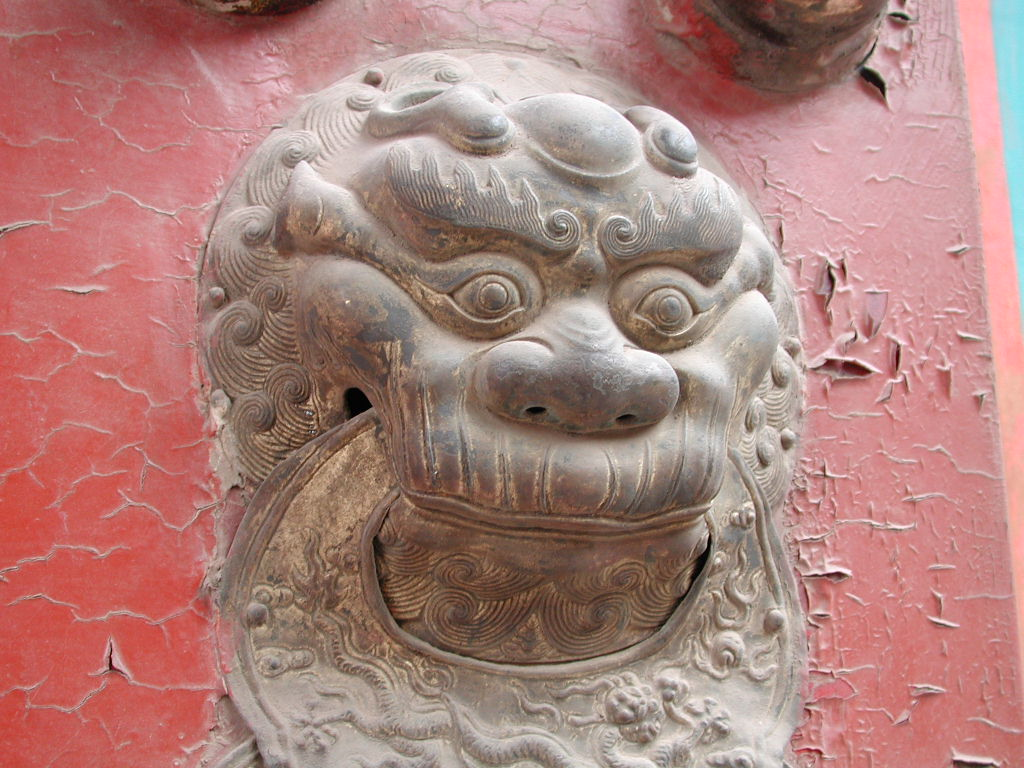
#> input picture Harris/1.JPG, 1024 x 768 px
$ python harris_match.py
#> lines starting #> are read from the running program, lines starting #| are printed output that depends on the picture; after the words box and inside, x2 and y2 are one past the last pixel; in counts of white or black regions, pixels touching at a corner belong together
### Harris/Harris.py
# -*- coding: utf-8 -*-
"""
*Harris角点检测代码，不用OpenCV
*创建于2016.3.27
*作者：Mark
"""
import numpy
import matplotlib.pyplot as plt
import scipy.ndimage.filters as filters

def Compute_Harris_Response(img, sigma=3):
    """对一副灰度图像，返回每个像素值表示Harris角点检测器响应函数值的图像"""
    # 计算导数：
    imx = numpy.zeros(img.shape)
    filters.gaussian_filter(img, (sigma, sigma), (0, 1), imx)
    imy = numpy.zeros(img.shape)
    filters.gaussian_filter(img, (sigma, sigma), (1, 0), imy)

    # 计算Harris矩阵的分量:
    Wxx = filters.gaussian_filter(imx*imx, sigma)
    Wxy = filters.gaussian_filter(imx*imy, sigma)
    Wyy = filters.gaussian_filter(imy*imy, sigma)

    # 计算特征值和迹:
    Wdet = Wxx * Wyy - Wxy * 2
    Wtr = Wxx + Wyy

    return Wdet/Wtr

def Get_Harris_Points(Harris_img, min_dist=10, threshold=0.1, maxnum = 100):
    """ 从Harris图像中返回角点,
    *　min_dist为分割角点和图像边界的最小像素数目
    *　maxnum是返回的最大数目
    """
    # 寻找高于阈值的候选角点：
    corner_threshold = Harris_img.max() * threshold
    Harris_img_T = (Harris_img > corner_threshold) * 1
    #得到候选角点的坐标:
    coords = numpy.array(Harris_img_T.nonzero()).T
    #得到Harris响应值：
    Candidate_Value = [Harris_img[c[0], c[1]] for c in coords]
    # 对候选点按照响应值排序
    index = numpy.argsort(Candidate_Value)

    if index.size > maxnum:
        index = index[:maxnum]

    # 将可行点的位置保存到数组当中
    Allowed_locations = numpy.zeros(Harris_img.shape, dtype=numpy.uint8)
    Allowed_locations[min_dist:-min_dist, min_dist:-min_dist] = 1  # 这一句是圈出一圈限定范围

    # 按照最小距离原则选择最佳的Harris点
    filtered_coords = []
    for i in index:
        if Allowed_locations[coords[i, 0], coords[i, 1]] == 1:
            filtered_coords.append(coords[i])
            Allowed_locations[(coords[i, 0]-min_dist):(coords[i, 0]+min_dist),
            (coords[i, 0]-min_dist):(coords[i, 0]+min_dist)] = 0
    return filtered_coords

# [7 lines left out: function Plot_harris_points, not called in this run]

def get_descriptors(image, filtered_coords, wid=5):
  """
     *对于每个返回的点，返回点周围2*wid+1个像素的值
     *该函数创建检测出的Harris角点的特征描述子
     *图像块长度需要是奇数大小
  """
  num = filtered_coords.shape[0]  # 对应的点的个数,每个元素是一个坐标
  desc = numpy.zeros((num, (2*wid+1)**2), dtype=numpy.uint8)  # 每一个元素是一个像素值
  for i in range(num):
      coord = filtered_coords[i, :]
      desc[i, :] = image[coord[0]-wid:coord[0]+wid+1,  # 这里将当前点的邻域抽成了一个向量
                         coord[1]-wid:coord[1]+wid+1].flatten()
  return desc

def ncc(patch1, patch2):
  """返回两幅图片之间归一化的互相关"""
  d1 = (patch1 - numpy.mean(patch1)) / numpy.std(patch1)
  d2 = (patch2 - numpy.mean(patch2)) / numpy.std(patch2)
  return numpy.sum(d1 * d2) / (len(patch1) - 1)

def match(desc1, desc2, threshold=0.5):
    """对于第一幅图像中的每个角点描述子,使用归一化互相关，选取它在第二副图像中的匹配角点"""
    d = -numpy.ones((len(desc1), len(desc2)))  # 点对的距离
    for i in range(len(desc1)):
        for j in range(len(desc2)):
          ncc_value = ncc(desc1[i], desc2[j])
          if ncc_value > threshold:
              d[i, j] = ncc_value
    ndx = numpy.argsort(-d)
    return ndx[:, 0]

def match_twosided(desc1, desc2, threshold=0.5):
    """为获得更稳定的匹配，两幅图相互匹配，然后过滤掉两种方法中都不是最好的匹配"""
    matches_12 = match(desc1, desc2, threshold)
    matches_21 = match(desc2, desc1, threshold)

    ndx_12 = numpy.where(matches_12 >= 0)[0]
    # 去除非对称的匹配
    for n in ndx_12:
        if matches_21[matches_12[n]] != n:
            matches_12[n] = -1
    return matches_12

def appendimages(im1, im2):
    """返回将两幅图并排拼成的一幅新图像"""
    # 选取具有最少行数的图像,然后填充足够的空行
    rows1 = im1.shape[0]
    rows2 = im2.shape[0]
    # 这一步防止两幅图像大小不同
    if rows1 < rows2:
        im1 = numpy.concatenate((im1, numpy.zeros((rows2-rows1, im1.shape[1]))), axis=0)
    elif rows1 > rows2:
        im2 = numpy.concatenate((im2, numpy.zeros((rows1-rows2, im2.shape[1]))), axis=0)
    return numpy.concatenate((im1, im2), axis=1)

def plot_matches(im1, im2, locs1, locs2, matchscores, show_below=True):
    """显示一幅带有连接匹配连线的图像"""
    '''
    参数：
        *im1,　im2: 数组图像
        *locs1, locs2: 特征位置
        *matchscores: match(*)的输出
        *show_below: 如果图像应该显示在匹配的下方
    '''
    import pylab
    im3 = appendimages(im1, im2)
    if show_below:
        im3 = numpy.vstack((im3, im3))
    pylab.imshow(im3)
    cols1 = im1.shape[1]
    for i, m in enumerate(matchscores):
        if m > 0:
            pylab.plot([locs1[i][1], locs2[m][1] + cols1], [locs1[i][0], locs2[m][0]], 'c')
    pylab.axis('off')


# [11 lines that do not run on import are left out]

### Harris/harris_match.py
# -*- coding: utf-8 -*-
"""
*Harris角点检测代码，不用OpenCV
*创建于2016.4.11
*作者：Mark
"""
import matplotlib.pyplot as plt
import numpy
import Harris
import cv2


def Harris_match(img1, img2):
    """算法主程序"""
    # 下面执行一点颜色空间的转换
    r, g, b = cv2.split(img1)
    img1 = cv2.merge((b, g, r))
    r, g, b = cv2.split(img2)
    img2 = cv2.merge((b, g, r))
    G_img1 = cv2.cvtColor(img1, cv2.COLOR_BGR2GRAY)
    G_img2 = cv2.cvtColor(img2, cv2.COLOR_BGR2GRAY)

    # 计算并描述角点
    harrisim1 = Harris.Compute_Harris_Response(G_img1)
    filtered_coords1 = numpy.array(Harris.Get_Harris_Points(harrisim1), dtype=int)
    patches1 = Harris.get_descriptors(G_img1, filtered_coords1)

    harrisim2 = Harris.Compute_Harris_Response(G_img2)
    filtered_coords2 = numpy.array(Harris.Get_Harris_Points(harrisim2), dtype=int)
    patches2 = Harris.get_descriptors(G_img2, filtered_coords2)

    # Harris.Plot_harris_points(img1, filtered_coords1)
    # Harris.Plot_harris_points(img2, filtered_coords2)
    matches = Harris.match_twosided(patches1, patches2)

    plt.figure()
    plt.gray()
    Harris.plot_matches(img1, img2, filtered_coords1, filtered_coords2, matches, show_below=False)
    plt.show()

if __name__ == '__main__':
    img1 = cv2.imread('1.JPG', cv2.IMREAD_COLOR)
#> img1 is the input picture: shape (768, 1024, 3); mean B, G, R 124, 129.9, 173.4
    img2 = cv2.imread('2.JPG', cv2.IMREAD_COLOR)
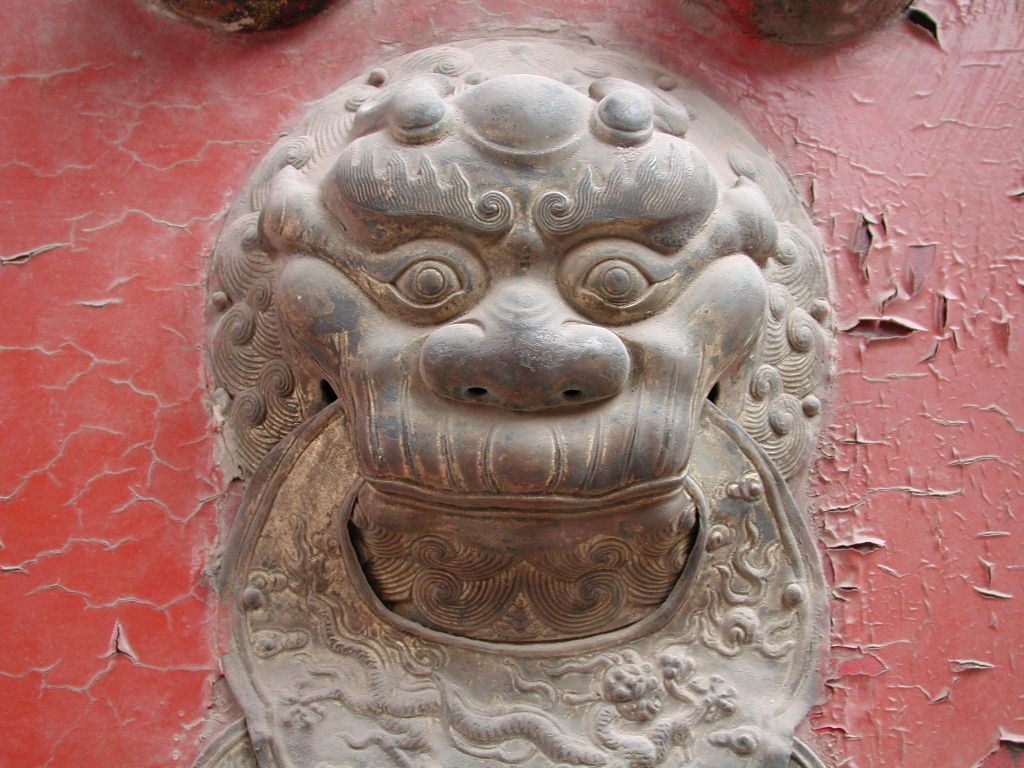
#> input picture Harris/2.JPG, 1024 x 768 px
#> img2 is the input picture: shape (768, 1024, 3); mean B, G, R 110.8, 117.1, 160.4

    Harris_match(img1, img2)
#> in Get_Harris_Points, `corner_threshold = Harris_img.max() * threshold`: corner_threshold = 6.23
#> in Get_Harris_Points, `Harris_img_T = (Harris_img > corner_threshold) * 1`:
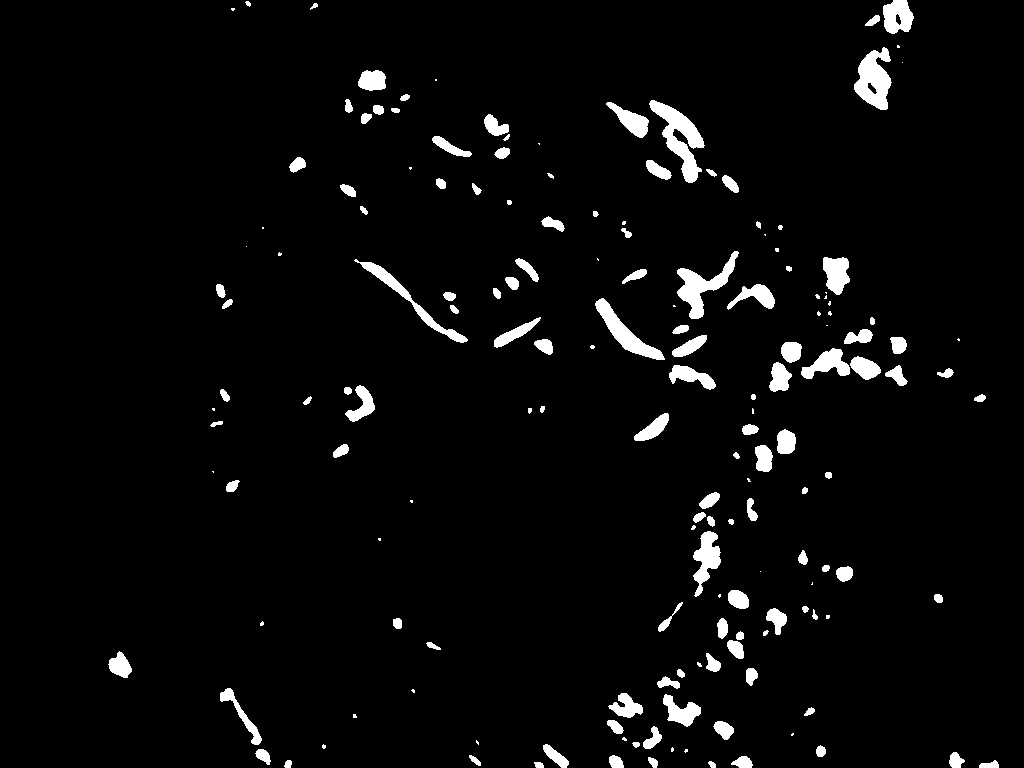
#> Harris_img_T: shape (768, 1024) int64; values 0 (black) and 1 (white), 3.7% white; 168 white regions (44 under 20 px), largest, box (x1, y1, x2, y2) and area: (649, 100, 705, 183) 1746, (854, 47, 892, 110) 1462, (677, 251, 739, 319) 1377
#> in Get_Harris_Points, `coords = numpy.array(Harris_img_T.nonzero()).T`: coords = 29430 pairs, first value 0 to 767, second value 108 to 998
#> in Get_Harris_Points, `Candidate_Value = [Harris_img[c[0], c[1]] for c in coords]`: Candidate_Value = 29430 items
#> in Get_Harris_Points, `index = index[:maxnum]`: index = 100 values, max 29352 at index 70, min 242 at index 46, mean 16411.9
#> the loop in Get_Harris_Points, `for i in index:` made 100 passes
#> i on passes 1 to 12: 11052, 13494, 18898, 13920, 26709, 4792, 6660, 22948, 19977, 23609, 6482, 1143
#> after the loop in Get_Harris_Points, `for i in index:`: Allowed_locations: shape (768, 1024); values 0 (black) and 1 (white), 93.2% white; 10 black regions, largest, box (x1, y1, x2, y2) and area: (0, 0, 1024, 768) 38325, (90, 90, 194, 194) 2936, (265, 265, 351, 351) 2664
#> after the loop in Get_Harris_Points, `for i in index:`: filtered_coords = 94 pairs, first value 31 to 757, second value 123 to 974
#> in Harris_match, `filtered_coords1 = numpy.array(Harris.Get_Harris_Points(harrisim1), dt..`: filtered_coords1 has the same summary as filtered_coords in Get_Harris_Points
#> the loop in get_descriptors, `for i in range(num):` made 94 passes
#> coord on passes 1 to 12: [294, 455], [334, 460], [400, 974], [338, 638], [714, 640], [131, 508], [171, 701], [584, 699], [436, 634], [616, 670], [168, 665], [59, 881]
#> call 2 of Get_Harris_Points, with min_dist = 10, threshold = 0.1, maxnum = 100
#> in Get_Harris_Points (call 2), `corner_threshold = Harris_img.max() * threshold`: corner_threshold = 6.05
#> in Get_Harris_Points (call 2), `Harris_img_T = (Harris_img > corner_threshold) * 1`: Harris_img_T: shape (768, 1024) int64; values 0 (black) and 1 (white), 3.9% white; 170 white regions (35 under 20 px), largest, box (x1, y1, x2, y2) and area: (544, 278, 650, 359) 1664, (692, 238, 795, 281) 1496, (901, 2, 943, 52) 1120
#> in Get_Harris_Points (call 2), `coords = numpy.array(Harris_img_T.nonzero()).T`: coords = 30483 pairs, first value 0 to 767, second value 115 to 1019
#> in Get_Harris_Points (call 2), `Candidate_Value = [Harris_img[c[0], c[1]] for c in coords]`: Candidate_Value = 30483 items
#> in Get_Harris_Points (call 2), `index = index[:maxnum]`: index = 100 values, max 30357 at index 40, min 619 at index 71, mean 16102.2
#> the loop in Get_Harris_Points (call 2), `for i in index:` made 100 passes
#> i on passes 1 to 12: 20497, 28644, 4860, 22698, 22044, 29497, 7069, 25406, 24665, 6426, 22101, 12118
#> after the loop in Get_Harris_Points (call 2), `for i in index:`:
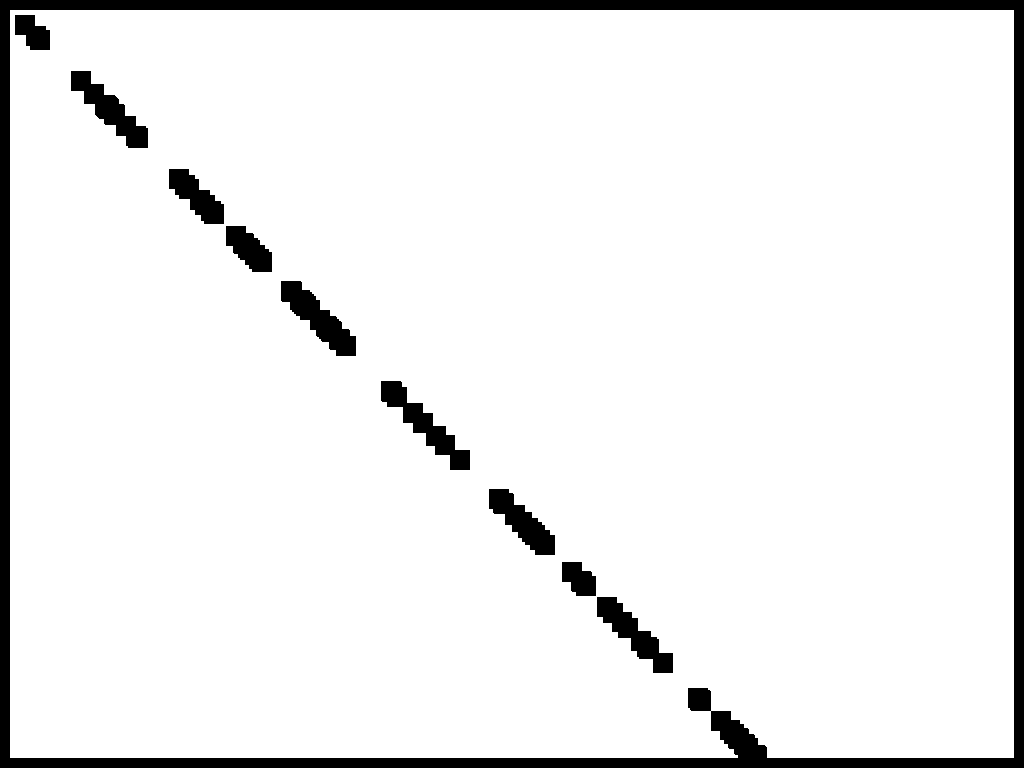
#> Allowed_locations: shape (768, 1024); values 0 (black) and 1 (white), 93.3% white; 10 black regions, largest, box (x1, y1, x2, y2) and area: (0, 0, 1024, 768) 37400, (381, 381, 470, 470) 2303, (281, 281, 356, 356) 2275
#> after the loop in Get_Harris_Points (call 2), `for i in index:`: filtered_coords = 98 pairs, first value 25 to 757, second value 219 to 1000
#> in Harris_match, `filtered_coords2 = numpy.array(Harris.Get_Harris_Points(harrisim2), dt..`: filtered_coords2 has the same summary as filtered_coords in Get_Harris_Points
#> the loop in get_descriptors (call 2), `for i in range(num):` made 98 passes
#> coord on passes 1 to 12: [445, 858], [739, 462], [189, 591], [535, 714], [499, 704], [748, 593], [250, 398], [647, 687], [613, 730], [243, 884], [504, 692], [306, 219]
#> in match, `d = -numpy.ones((len(desc1), len(desc2)))`: d: shape (94, 98) float64; every value is -1
#> the loop in match, `for i in range(len(desc1)):` made 94 passes
#> after the loop in match, `for i in range(len(desc1)):`:
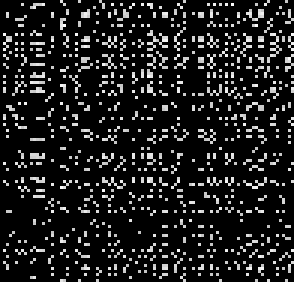
#> d: shape (94, 98) float64 (shown 3 times larger); min -1, max 0.95, mean -0.758; drawn with min black and max white
#> in match_twosided, `matches_12 = match(desc1, desc2, threshold)`: matches_12 = 94 values, max 97 at index 16, min 6 at index 42, mean 50.44
#> call 2 of match, with threshold = 0.5
#> in match (call 2), `d = -numpy.ones((len(desc1), len(desc2)))`: d: shape (98, 94) float64; every value is -1
#> the loop in match (call 2), `for i in range(len(desc1)):` made 98 passes
#> after the loop in match (call 2), `for i in range(len(desc1)):`:
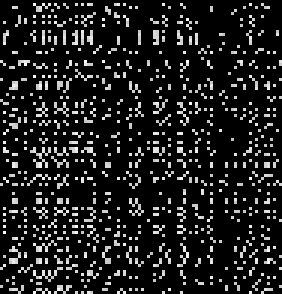
#> d: shape (98, 94) float64 (shown 3 times larger); min -1, max 0.95, mean -0.758; drawn with min black and max white
#> in match_twosided, `matches_21 = match(desc2, desc1, threshold)`: matches_21 = 98 values, max 90 at index 33, min 1 at index 14, mean 39.23
#> in match_twosided, `ndx_12 = numpy.where(matches_12 >= 0)[0]`: ndx_12 = 94 values from 0 to 93
#> the loop in match_twosided, `for n in ndx_12:` made 94 passes
#> after the loop in match_twosided, `for n in ndx_12:`: matches_12 = 94 values, max 89 at index 7, min -1 at index 0, mean 16.97
#> in Harris_match, `matches = Harris.match_twosided(patches1, patches2)`: matches has the same summary as matches_12 in match_twosided
#> in appendimages, `return numpy.concatenate((im1, im2), axis=1)`:
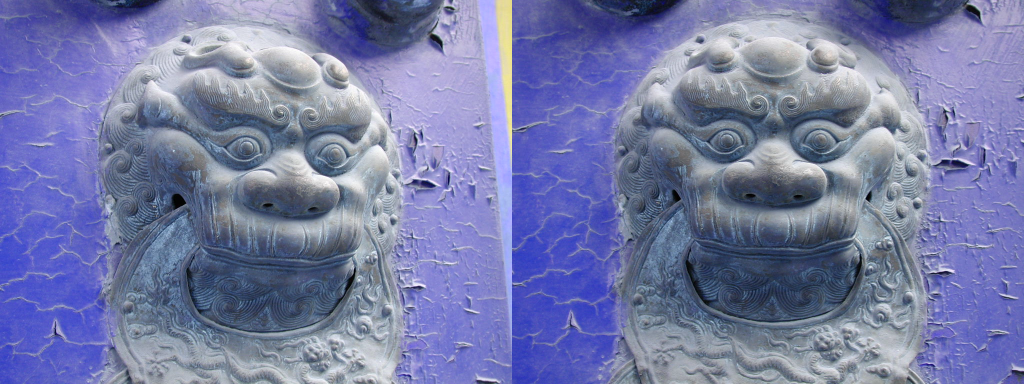
#> returned value: shape (768, 2048, 3) (shown at 1/2 size); mean of channels 0, 1, 2 166.9, 123.5, 117.4; drawn as B, G, R
#> the loop in plot_matches, `for i, m in enumerate(matchscores):` made 94 passes
#> m on passes 1 to 12: -1, 77, 60, -1, -1, -1, -1, 89, 21, -1, -1, 25
#> in Harris_match, `plt.show()`:
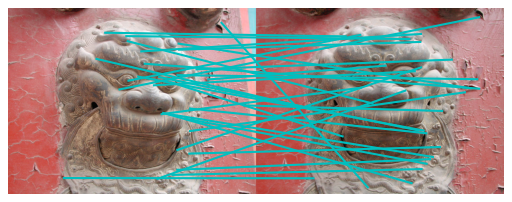
#> figure drawn by matplotlib, 1 panel
